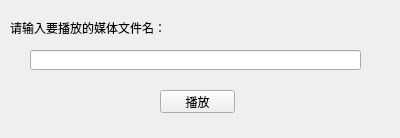
<?xml version="1.0" encoding="UTF-8"?>
<ui version="4.0">
 <class>UI_PlayerWin</class>
 <widget class="QWidget" name="UI_PlayerWin">
  <property name="windowModality">
   <enum>Qt::ApplicationModal</enum>
  </property>
  <property name="geometry">
   <rect>
    <x>0</x>
    <y>0</y>
    <width>400</width>
    <height>138</height>
   </rect>
  </property>
  <property name="windowTitle">
   <string>媒体播放器</string>
  </property>
  <property name="windowIcon">
   <iconset>
    <normaloff>播放器.ico</normaloff>播放器.ico</iconset>
  </property>
  <widget class="QLabel" name="label">
   <property name="geometry">
    <rect>
     <x>10</x>
     <y>20</y>
     <width>161</width>
     <height>16</height>
    </rect>
   </property>
   <property name="text">
    <string>请输入要播放的媒体文件名：</string>
   </property>
  </widget>
  <widget class="QLineEdit" name="lineEdit">
   <property name="geometry">
    <rect>
     <x>30</x>
     <y>50</y>
     <width>331</width>
     <height>20</height>
    </rect>
   </property>
  </widget>
  <widget class="QPushButton" name="BtPlay">
   <property name="geometry">
    <rect>
     <x>160</x>
     <y>90</y>
     <width>75</width>
     <height>23</height>
    </rect>
   </property>
   <property name="text">
    <string>播放</string>
   </property>
   <property name="icon">
    <iconset>
     <normaloff>播放.ico</normaloff>播放.ico</iconset>
   </property>
  </widget>
 </widget>
 <resources/>
 <connections>
  <connection>
   <sender>BtPlay</sender>
   <signal>clicked()</signal>
   <receiver>UI_PlayerWin</receiver>
   <slot>playMedia()</slot>
   <hints>
    <hint type="sourcelabel">
     <x>201</x>
     <y>96</y>
    </hint>
    <hint type="destinationlabel">
     <x>577</x>
     <y>102</y>
    </hint>
   </hints>
  </connection>
 </connections>
 <slots>
  <slot>playMedia()</slot>
 </slots>
</ui>
